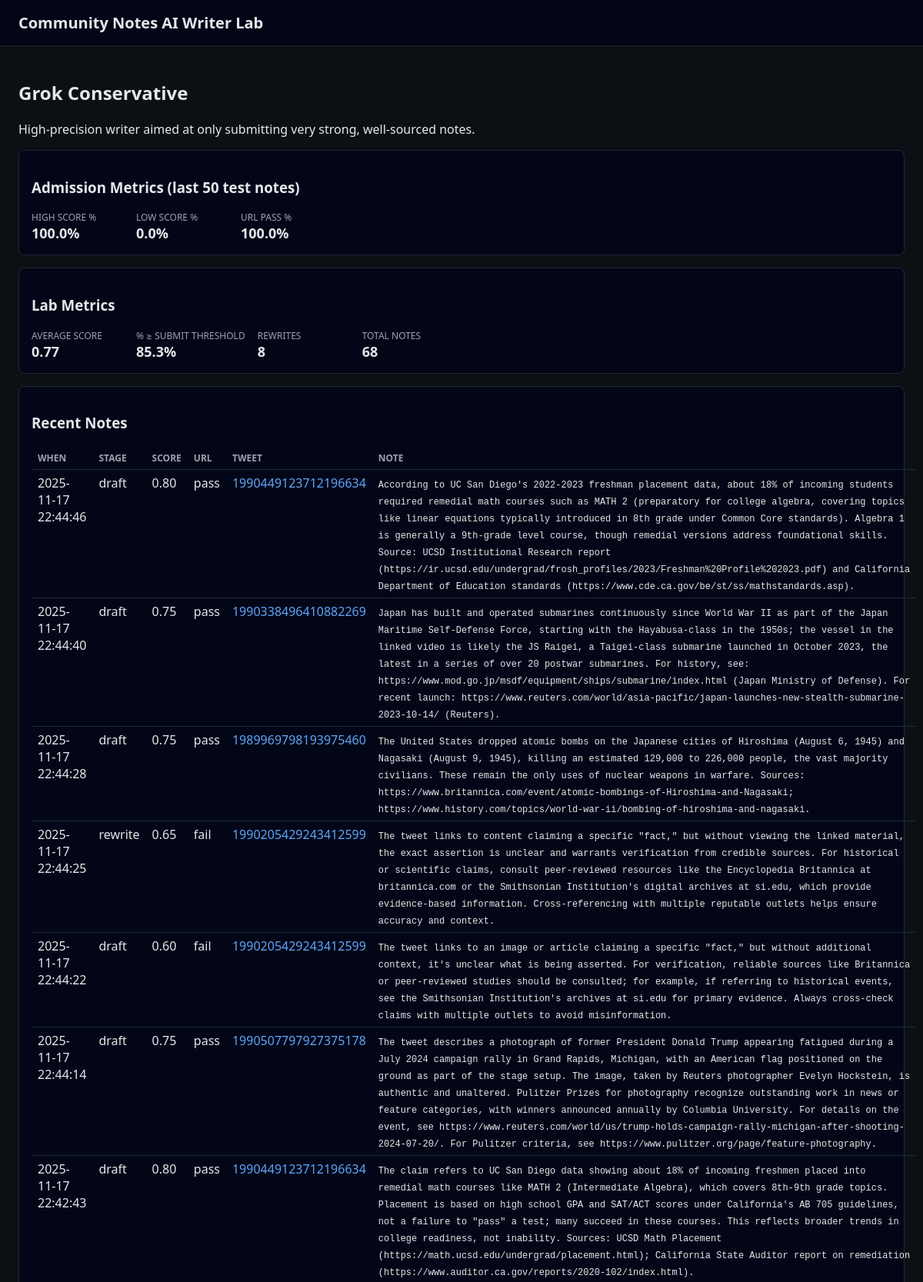
The app's page /writers/1 (upper part) with its own data.
### note_writer_lab/models.py (models this page shows)
class Base(DeclarativeBase):
    pass

class WriterConfig(Base):
    __tablename__ = "writers"
    id: Mapped[int] = mapped_column(Integer, primary_key=True, autoincrement=True)
    name: Mapped[str] = mapped_column(String(128), unique=True, nullable=False)
    description: Mapped[Optional[str]] = mapped_column(Text, nullable=True)
    prompt: Mapped[str] = mapped_column(Text, nullable=False)
    rewrite_prompt: Mapped[Optional[str]] = mapped_column(Text, nullable=True)
    rewrite_min_score: Mapped[float] = mapped_column(
        Float, nullable=False, default=0.4
    )
    submit_min_score: Mapped[float] = mapped_column(
        Float, nullable=False, default=0.75
    )
    max_notes_per_run: Mapped[int] = mapped_column(Integer, nullable=False, default=5)
    enabled: Mapped[bool] = mapped_column(Boolean, nullable=False, default=True)
    created_at: Mapped[datetime] = mapped_column(
        DateTime(timezone=True), nullable=False, server_default=func.now()
    )
    notes: Mapped[list["Note"]] = relationship(
        back_populates="writer", cascade="all, delete-orphan"
    )
    submissions: Mapped[list["Submission"]] = relationship(
        back_populates="writer", cascade="all, delete-orphan"
    )

class Note(Base):
    __tablename__ = "notes"
    id: Mapped[int] = mapped_column(Integer, primary_key=True, autoincrement=True)
    writer_id: Mapped[int] = mapped_column(
        ForeignKey("writers.id", ondelete="CASCADE"), nullable=False, index=True
    )
    tweet_id: Mapped[int] = mapped_column(
        ForeignKey("tweets.id", ondelete="CASCADE"), nullable=False, index=True
    )
    stage: Mapped[str] = mapped_column(String(16), nullable=False, default="draft")
    text: Mapped[str] = mapped_column(Text, nullable=False)
    parent_note_id: Mapped[Optional[int]] = mapped_column(
        ForeignKey("notes.id", ondelete="SET NULL"), nullable=True
    )
    created_at: Mapped[datetime] = mapped_column(
        DateTime(timezone=True), nullable=False, server_default=func.now()
    )
    writer: Mapped[WriterConfig] = relationship(back_populates="notes")
    tweet: Mapped[Tweet] = relationship(back_populates="notes")
    parent_note: Mapped[Optional["Note"]] = relationship(remote_side=[id])
    score: Mapped[Optional["NoteScore"]] = relationship(
        back_populates="note", uselist=False, cascade="all, delete-orphan"
    )
    submissions: Mapped[list["Submission"]] = relationship(
        back_populates="note", cascade="all, delete-orphan"
    )

class NoteScore(Base):
    __tablename__ = "note_scores"
    id: Mapped[int] = mapped_column(Integer, primary_key=True, autoincrement=True)
    note_id: Mapped[int] = mapped_column(
        ForeignKey("notes.id", ondelete="CASCADE"), nullable=False, unique=True
    )
    claim_opinion_score: Mapped[float] = mapped_column(Float, nullable=False)
    url_pass: Mapped[bool] = mapped_column(Boolean, nullable=False, default=True)
    raw_payload: Mapped[Optional[dict[str, Any]]] = mapped_column(JSON, nullable=True)
    created_at: Mapped[datetime] = mapped_column(
        DateTime(timezone=True), nullable=False, server_default=func.now()
    )
    note: Mapped[Note] = relationship(back_populates="score")

class Tweet(Base):
    __tablename__ = "tweets"
    id: Mapped[int] = mapped_column(Integer, primary_key=True, autoincrement=True)
    tweet_id: Mapped[str] = mapped_column(String(64), unique=True, index=True)
    author_id: Mapped[Optional[str]] = mapped_column(String(64), nullable=True)
    author_handle: Mapped[Optional[str]] = mapped_column(String(64), nullable=True)
    text: Mapped[str] = mapped_column(Text, nullable=False)
    language: Mapped[Optional[str]] = mapped_column(String(8), nullable=True)
    tweet_created_at: Mapped[Optional[datetime]] = mapped_column(
        DateTime(timezone=True), nullable=True
    )
    collected_at: Mapped[datetime] = mapped_column(
        DateTime(timezone=True), nullable=False, server_default=func.now()
    )
    notes: Mapped[list["Note"]] = relationship(
        back_populates="tweet", cascade="all, delete-orphan"
    )
    submissions: Mapped[list["Submission"]] = relationship(
        back_populates="tweet", cascade="all, delete-orphan"
    )

### note_writer_lab/web.py (the view)
@app.get("/writers/{writer_id}", response_class=HTMLResponse)
def writer_detail(
    writer_id: int, request: Request, session: Session = Depends(get_session)
) -> HTMLResponse:
    writer = session.get(WriterConfig, writer_id)
    if writer is None:
        raise HTTPException(status_code=404, detail="Writer not found")
    dashboard = build_writer_dashboard(session, writer, recent_limit=50)
    return templates.TemplateResponse(
        "writer_detail.html",
        {
            "request": request,
            "dashboard": dashboard,
        },
    )

### note_writer_lab/templates/writer_detail.html (shortened to what this page needs)
{% extends "base.html" %}
{% block content %}
  <h2>{{ dashboard.writer.name }}</h2>
  <p>{{ dashboard.writer.description or "" }}</p>
  <div class="card">
    <h3>Admission Metrics (last {{ dashboard.admission.sample_size }} test notes)</h3>
    <div class="metric-row">
      <div class="metric">
        <div class="metric-label">High Score %</div>
        <div class="metric-value">{{ "%.1f"|format(dashboard.admission.high_score_pct) }}%</div>
      </div>
      <div class="metric">
        <div class="metric-label">Low Score %</div>
        <div class="metric-value">{{ "%.1f"|format(dashboard.admission.low_score_pct) }}%</div>
      </div>
      <div class="metric">
        <div class="metric-label">URL Pass %</div>
        <div class="metric-value">{{ "%.1f"|format(dashboard.admission.url_pass_pct) }}%</div>
      </div>
    </div>
  </div>
  <div class="card">
    <h3>Lab Metrics</h3>
    <div class="metric-row">
      <div class="metric">
        <div class="metric-label">Average Score</div>
        <div class="metric-value">
          {% if dashboard.lab.avg_score is not none %}
            {{ "%.2f"|format(dashboard.lab.avg_score) }}
          {% else %}
            –
          {% endif %}
        </div>
      </div>
      <div class="metric">
        <div class="metric-label">% ≥ Submit Threshold</div>
        <div class="metric-value">{{ "%.1f"|format(dashboard.lab.pct_above_submit_threshold) }}%</div>
      </div>
      <div class="metric">
        <div class="metric-label">Rewrites</div>
        <div class="metric-value">{{ dashboard.lab.rewrite_count }}</div>
      </div>
      <div class="metric">
        <div class="metric-label">Total Notes</div>
        <div class="metric-value">{{ dashboard.lab.total_notes }}</div>
      </div>
    </div>
  </div>
  <div class="card">
    <h3>Recent Notes</h3>
    {% if dashboard.recent_notes %}
      <table>
        <thead>
          <tr>
            <th>When</th>
            <th>Stage</th>
            <th>Score</th>
            <th>URL</th>
            <th>Tweet</th>
            <th>Note</th>
          </tr>
        </thead>
        <tbody>
          {% for n in dashboard.recent_notes %}
            <tr>
              <td>{{ n.created_at }}</td>
              <td>{{ n.stage }}</td>
              <td>
                {% if n.score %}
                  {{ "%.2f"|format(n.score.claim_opinion_score) }}
                {% else %}
                  –
                {% endif %}
              </td>
              <td>
                {% if n.score %}
                  {% if n.score.url_pass %}pass{% else %}fail{% endif %}
                {% else %}
                  –
                {% endif %}
              </td>
              <td>
                {% if n.tweet %}
                  <a href="https://x.com/i/web/status/{{ n.tweet.tweet_id }}" target="_blank">
                    {{ n.tweet.tweet_id }}
                  </a>
                {% endif %}
              </td>
              <td><code>{{ n.text }}</code></td>
            </tr>
          {% endfor %}
        </tbody>
      </table>
    {% else %}
      <p>No notes yet.</p>
    {% endif %}
  </div>
{% endblock %}

### note_writer_lab/templates/base.html (style rules this page uses)
body { font-family: system-ui, -apple-system, BlinkMacSystemFont, "Segoe UI", sans-serif; margin: 0; padding: 0; background: #0b1014; color: #e5e7eb; }
a { color: #60a5fa; text-decoration: none; }
.card { background: #020617; border-radius: 8px; padding: 16px; border: 1px solid #1f2937; margin-bottom: 16px; }
.metric-row { display: flex; flex-wrap: wrap; gap: 16px; }
.metric { min-width: 120px; }
.metric-label { font-size: 12px; text-transform: uppercase; color: #9ca3af; }
.metric-value { font-size: 18px; font-weight: 600; }
table { width: 100%; border-collapse: collapse; margin-top: 12px; }
th, td { padding: 6px 8px; border-bottom: 1px solid #1f2937; vertical-align: top; }
th { text-align: left; font-size: 12px; text-transform: uppercase; color: #9ca3af; }
code { font-family: ui-monospace, Menlo, Monaco, Consolas, "Liberation Mono", "Courier New", monospace; font-size: 12px; }

### records on screen
WriterConfig: writer.name "Grok Conservative", writer "High-precision writer aimed at only submitting very strong, well-sourced notes."
Note: created_at "2025-11-17 22:44:46", stage "draft", shows "pass", tweet.tweet_id "1990449123712196634", text "According to UC San Diego's 2022-2023 freshman placement data, about 18% of incoming students required remedial math courses such as MATH 2 (preparatory for college algebra, covering topics like linear equations typically introduced in 8th grade under Common Core standards). Algebra 1 is generally a 9th-grade level course, though remedial versions address foundational skills. Source: UCSD Institutional Research report (https://ir.ucsd.edu/undergrad/frosh_profiles/2023/Freshman%20Profile%202023.pdf) and California Department of Education standards (https://www.cde.ca.gov/be/st/ss/mathstandards.asp)."
NoteScore: score.claim_opinion_score "0.80"
Note: created_at "2025-11-17 22:44:40", stage "draft", shows "pass", tweet.tweet_id "1990338496410882269", text "Japan has built and operated submarines continuously since World War II as part of the Japan Maritime Self-Defense Force, starting with the Hayabusa-class in the 1950s; the vessel in the linked video is likely the JS Raigei, a Taigei-class submarine launched in October 2023, the latest in a series of over 20 postwar submarines. For history, see: https://www.mod.go.jp/msdf/equipment/ships/submarine/index.html (Japan Ministry of Defense). For recent launch: https://www.reuters.com/world/asia-pacific/japan-launches-new-stealth-submarine-2023-10-14/ (Reuters)."
NoteScore: score.claim_opinion_score "0.75"
Note: created_at "2025-11-17 22:44:28", stage "draft", shows "pass", tweet.tweet_id "1989969798193975460", text "The United States dropped atomic bombs on the Japanese cities of Hiroshima (August 6, 1945) and Nagasaki (August 9, 1945), killing an estimated 129,000 to 226,000 people, the vast majority civilians. These remain the only uses of nuclear weapons in warfare. Sources: https://www.britannica.com/event/atomic-bombings-of-Hiroshima-and-Nagasaki; https://www.history.com/topics/world-war-ii/bombing-of-hiroshima-and-nagasaki."
NoteScore: score.claim_opinion_score "0.75"
Note: created_at "2025-11-17 22:44:25", stage "rewrite", shows "fail", tweet.tweet_id "1990205429243412599", text "The tweet links to content claiming a specific \"fact,\" but without viewing the linked material, the exact assertion is unclear and warrants verification from credible sources. For historical or scientific claims, consult peer-reviewed resources like the Encyclopedia Britannica at britannica.com or the Smithsonian Institution's digital archives at si.edu, which provide evidence-based information. Cross-referencing with multiple reputable outlets helps ensure accuracy and context."
NoteScore: score.claim_opinion_score "0.65"
Note: created_at "2025-11-17 22:44:22", stage "draft", shows "fail", tweet.tweet_id "1990205429243412599", text "The tweet links to an image or article claiming a specific \"fact,\" but without additional context, it's unclear what is being asserted. For verification, reliable sources like Britannica or peer-reviewed studies should be consulted; for example, if referring to historical events, see the Smithsonian Institution's archives at si.edu for primary evidence. Always cross-check claims with multiple outlets to avoid misinformation."
NoteScore: score.claim_opinion_score "0.60"
Note: created_at "2025-11-17 22:44:14", stage "draft", shows "pass", tweet.tweet_id "1990507797927375178", text "The tweet describes a photograph of former President Donald Trump appearing fatigued during a July 2024 campaign rally in Grand Rapids, Michigan, with an American flag positioned on the ground as part of the stage setup. The image, taken by Reuters photographer Evelyn Hockstein, is authentic and unaltered. Pulitzer Prizes for photography recognize outstanding work in news or feature categories, with winners announced annually by Columbia University. For details on the event, see https://www.reuters.com/world/us/trump-holds-campaign-rally-michigan-after-shooting-2024-07-20/. For Pulitzer criteria, see https://www.pulitzer.org/page/feature-photography."
NoteScore: score.claim_opinion_score "0.75"
Note: created_at "2025-11-17 22:42:43", stage "draft", shows "pass", tweet.tweet_id "1990449123712196634", text "The claim refers to UC San Diego data showing about 18% of incoming freshmen placed into remedial math courses like MATH 2 (Intermediate Algebra), which covers 8th-9th grade topics. Placement is based on high school GPA and SAT/ACT scores under California's AB 705 guidelines, not a failure to \"pass\" a test; many succeed in these courses. This reflects broader trends in college readiness, not inability. Sources: UCSD Math Placement (https://math.ucsd.edu/undergrad/placement.html); California State Auditor report on remediation (https://www.auditor.ca.gov/reports/2020-102/index.html)."
NoteScore: score.claim_opinion_score "0.80"

### other values on screen
{{ dashboard.admission.sample_size }} "50"
{{ "%.1f"|format(dashboard.admission.high_score_pct) }} "100.0"
{{ "%.1f"|format(dashboard.admission.low_score_pct) }} "0.0"
{{ "%.1f"|format(dashboard.admission.url_pass_pct) }} "100.0"
{{ "%.2f"|format(dashboard.lab.avg_score) }} "0.77"
{{ "%.1f"|format(dashboard.lab.pct_above_submit_threshold) }} "85.3"
{{ dashboard.lab.rewrite_count }} "8"
{{ dashboard.lab.total_notes }} "68"
